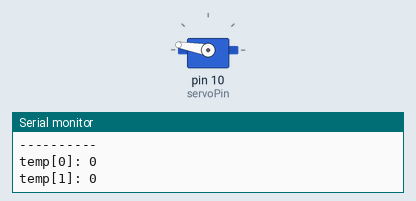
A sketch run on a simulated Arduino Uno, built with avr-gcc and run on an emulated ATmega328P. Shown: servo, the last lines printed to the serial monitor.

Above: at 0.05 s.
At 0.35 s:
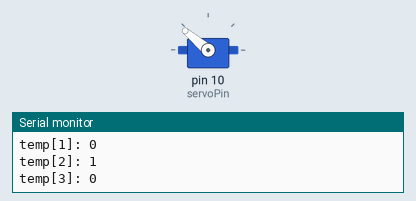
At 0.7 s:
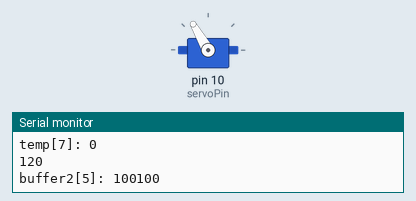
At 2.0 s:
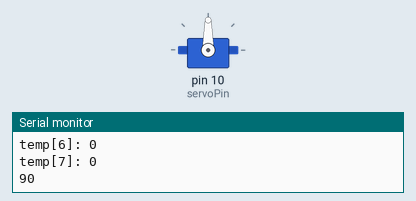
Timing chart, 0 to 4.7 s (numbered marks = the images above):
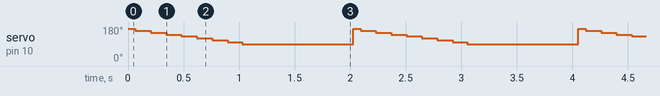

The sketch:

Gizmo.ino
```cpp
#include <Servo.h>
int servoPin = 10;

int servoIni = 170;
int servoAngMove = 10;
int servoAngNow = servoIni;
int servoSpeed = 200;

int servoStart = 0;
int servoEnd = 190;
Servo myservo;

#define ROW_1 2
#define ROW_2 3
#define ROW_3 4
#define ROW_4 5
#define ROW_5 6
#define ROW_6 7
#define ROW_7 8
#define ROW_8 9

const byte rows[] = {
  ROW_1, ROW_2, ROW_3, ROW_4, ROW_5, ROW_6, ROW_7, ROW_8
};

// The display buffer
// It's prefilled with a smiling face (1 = ON, 0 = OFF)
byte ALL[] = {B11111111, B11111111, B11111111, B11111111, B11111111, B11111111, B11111111, B11111111};
byte EX[] = {B00000000, B00010000, B00010000, B00010000, B00010000, B00000000, B00010000, B00000000};
byte A[] = {B00000000, B00111100, B01100110, B01100110, B01111110, B01100110, B01100110, B01100110};
byte B[] = {B01111000, B01001000, B01001000, B01110000, B01001000, B01000100, B01000100, B01111100};
byte C[] = {B00000000, B00011110, B00100000, B01000000, B01000000, B01000000, B00100000, B00011110};
byte D[] = {B00000000, B00111000, B00100100, B00100010, B00100010, B00100100, B00111000, B00000000};
byte E[] = {B00000000, B00111100, B00100000, B00111000, B00100000, B00100000, B00111100, B00000000};
byte F[] = {B00000000, B00111100, B00100000, B00111000, B00100000, B00100000, B00100000, B00000000};
byte G[] = {B00000000, B00111110, B00100000, B00100000, B00101110, B00100010, B00111110, B00000000};
byte H[] = {B00000000, B00100100, B00100100, B00111100, B00100100, B00100100, B00100100, B00000000};
byte I[] = {B00000000, B00111000, B00010000, B00010000, B00010000, B00010000, B00111000, B00000000};
byte J[] = {B00000000, B00011100, B00001000, B00001000, B00001000, B00101000, B00111000, B00000000};
byte K[] = {B00000000, B00100100, B00101000, B00110000, B00101000, B00100100, B00100100, B00000000};
byte L[] = {B00000000, B00100000, B00100000, B00100000, B00100000, B00100000, B00111100, B00000000};
byte M[] = {B00000000, B00000000, B01000100, B10101010, B10010010, B10000010, B10000010, B00000000};
byte N[] = {B00000000, B00100010, B00110010, B00101010, B00100110, B00100010, B00000000, B00000000};
byte O[] = {B00000000, B00111100, B01000010, B01000010, B01000010, B01000010, B00111100, B00000000};
byte P[] = {B00000000, B00111000, B00100100, B00100100, B00111000, B00100000, B00100000, B00000000};
byte Q[] = {B00000000, B00111100, B01000010, B01000010, B01000010, B01000110, B00111110, B00000001};
byte R[] = {B00000000, B00111000, B00100100, B00100100, B00111000, B00100100, B00100100, B00000000};
byte S[] = {B00000000, B00111100, B00100000, B00111100, B00000100, B00000100, B00111100, B00000000};
byte T[] = {B00000000, B01111100, B00010000, B00010000, B00010000, B00010000, B00010000, B00000000};
byte U[] = {B00000000, B01000010, B01000010, B01000010, B01000010, B00100100, B00011000, B00000000};
byte V[] = {B00000000, B00100010, B00100010, B00100010, B00010100, B00010100, B00001000, B00000000};
byte W[] = {B00000000, B10000010, B10010010, B01010100, B01010100, B00101000, B00000000, B00000000};
byte X[] = {B00000000, B01000010, B00100100, B00011000, B00011000, B00100100, B01000010, B00000000};
byte Y[] = {B00000000, B01000100, B00101000, B00010000, B00010000, B00010000, B00010000, B00000000};
byte Z[] = {B00000000, B00111100, B00000100, B00001000, B00010000, B00100000, B00111100, B00000000};

float timeCount = 0;

void setup() {
  // Open serial port
  Serial.begin(9600);

  myservo.attach(servoPin);
  myservo.write(servoIni);

  // Set all used pins to OUTPUT
  for (byte i = 2; i <= 9; i++) {
    pinMode(i, OUTPUT);
  }

}

void loop() {
  servoAngNow = servoIni;
  myservo.write(servoAngNow);
  drawScreen(R);
  delay(1000);
}
void  drawScreen(byte buffer2[]) {
  // Turn on each row in series

  for (int i = 0 ; i < 8 ; i++) {

    Serial.print("buffer2[");
    Serial.print(i);
    Serial.print("]: ");
    Serial.println( buffer2[i], BIN);

    Serial.println("----------");
    for (int j = 0 ; j < 8 ; j++) {
      int temp = (buffer2[i] >> (7-j)) & 0x01;

      Serial.print("temp[");
      Serial.print(j);
      Serial.print("]: ");
      Serial.println(temp);

      digitalWrite(rows[j], temp);
    }

    servoAngNow -= servoAngMove;
    Serial.println(servoAngNow);
    myservo.write(servoAngNow);

    //Serial.println("");
    //Serial.println("----------");
  }
  //Serial.println("finish");
}
```

Measured:
- by itself, servo on pin 10 (servoPin): repeats every 2.0 s: 150° 0.14 s, 140° 0.14 s, 130° 0.14 s, 120° 0.14 s, 110° 0.14 s, 100° 0.13 s, 90° 1.0 s, 170° 0.07 s, 160° 0.14 s
